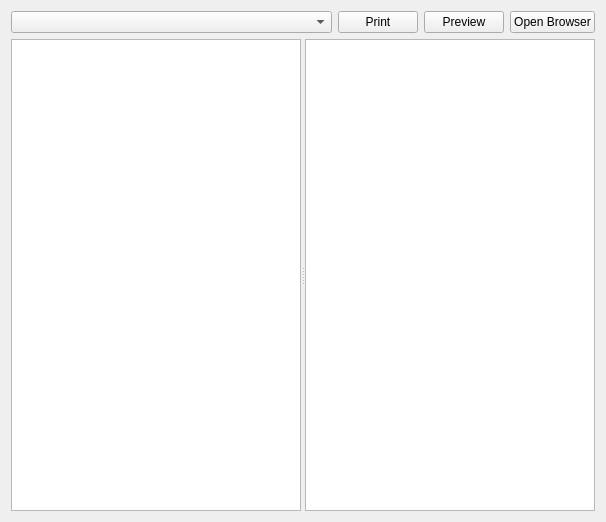
<?xml version="1.0" encoding="UTF-8"?>
<ui version="4.0">
 <class>Widget</class>
 <widget class="QWidget" name="Widget">
  <property name="geometry">
   <rect>
    <x>0</x>
    <y>0</y>
    <width>606</width>
    <height>522</height>
   </rect>
  </property>
  <property name="windowTitle">
   <string>QTextTable Border Manual Test</string>
  </property>
  <layout class="QVBoxLayout" name="verticalLayout">
   <item>
    <layout class="QHBoxLayout" name="horizontalLayout">
     <item>
      <widget class="QComboBox" name="docComboBox">
       <property name="sizePolicy">
        <sizepolicy hsizetype="Expanding" vsizetype="Fixed">
         <horstretch>0</horstretch>
         <verstretch>0</verstretch>
        </sizepolicy>
       </property>
      </widget>
     </item>
     <item>
      <widget class="QPushButton" name="printButton">
       <property name="text">
        <string>Print</string>
       </property>
      </widget>
     </item>
     <item>
      <widget class="QPushButton" name="previewButton">
       <property name="text">
        <string>Preview</string>
       </property>
      </widget>
     </item>
     <item>
      <widget class="QPushButton" name="openBrowserButton">
       <property name="text">
        <string>Open Browser</string>
       </property>
      </widget>
     </item>
    </layout>
   </item>
   <item>
    <widget class="QSplitter" name="splitter">
     <property name="sizePolicy">
      <sizepolicy hsizetype="Expanding" vsizetype="Expanding">
       <horstretch>0</horstretch>
       <verstretch>0</verstretch>
      </sizepolicy>
     </property>
     <property name="orientation">
      <enum>Qt::Horizontal</enum>
     </property>
     <widget class="QTextEdit" name="htmlEdit"/>
     <widget class="QTextEdit" name="sourceEdit"/>
    </widget>
   </item>
  </layout>
 </widget>
 <layoutdefault spacing="6" margin="11"/>
 <tabstops>
  <tabstop>docComboBox</tabstop>
  <tabstop>printButton</tabstop>
  <tabstop>previewButton</tabstop>
  <tabstop>openBrowserButton</tabstop>
  <tabstop>htmlEdit</tabstop>
 </tabstops>
 <resources/>
 <connections/>
</ui>
